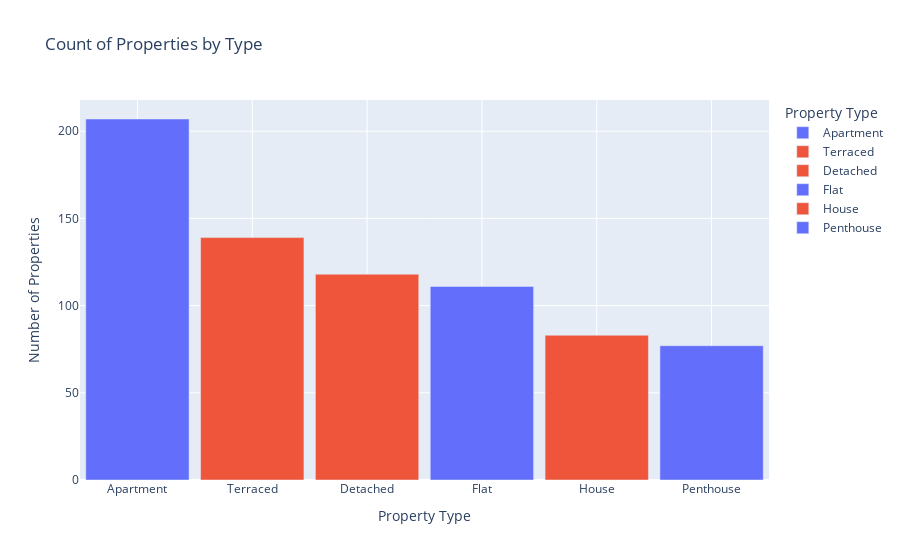

The notebook cell saved with this chart:
### Code cell
property_type_counts = subset['propertyType'].value_counts().reset_index()
property_type_counts.columns = ['Property Type', 'Count']

# Create a bar plot with the counts for each property type
fig = px.bar(
    property_type_counts, 
    x='Property Type',  # Use the cleaned column name
    y='Count', 
    title='Count of Properties by Type',
    labels={'Property Type': 'Property Type', 'Count': 'Number of Properties'},
    color='Property Type',  # Color bars by property type
    color_discrete_sequence=['#636EFA', '#EF553B', '#EF553B', '#636EFA', '#EF553B']  # Custom colors
)

# Customize layout and axes
fig.update_layout(
    xaxis_title='Property Type',
    yaxis_title='Number of Properties',
    xaxis=dict(showgrid=True),
    yaxis=dict(showgrid=True),
    bargap=0.1,  # Gap between bars
    template='plotly',  # Optional: for aesthetic improvements
)

# Show the plot
fig.show()

### Figure 1 — Plotly figure (JSON) as saved in the notebook; plotly's stock layout.template omitted (floating-point values rounded to 4 significant figures)
{"data": [{"alignmentgroup": "True", "hovertemplate": "Property Type=%{x}<br>Number of Properties=%{y}<extra></extra>", "legendgroup": "Apartment", "marker": {"color": "#636EFA", "pattern": {"shape": ""}}, "name": "Apartment", "offsetgroup": "Apartment", "orientation": "v", "showlegend": true, "textposition": "auto", "type": "bar", "x": ["Apartment"], "xaxis": "x", "y": [207], "yaxis": "y"}, {"alignmentgroup": "True", "hovertemplate": "Property Type=%{x}<br>Number of Properties=%{y}<extra></extra>", "legendgroup": "Terraced", "marker": {"color": "#EF553B", "pattern": {"shape": ""}}, "name": "Terraced", "offsetgroup": "Terraced", "orientation": "v", "showlegend": true, "textposition": "auto", "type": "bar", "x": ["Terraced"], "xaxis": "x", "y": [139], "yaxis": "y"}, {"alignmentgroup": "True", "hovertemplate": "Property Type=%{x}<br>Number of Properties=%{y}<extra></extra>", "legendgroup": "Detached", "marker": {"color": "#EF553B", "pattern": {"shape": ""}}, "name": "Detached", "offsetgroup": "Detached", "orientation": "v", "showlegend": true, "textposition": "auto", "type": "bar", "x": ["Detached"], "xaxis": "x", "y": [118], "yaxis": "y"}, {"alignmentgroup": "True", "hovertemplate": "Property Type=%{x}<br>Number of Properties=%{y}<extra></extra>", "legendgroup": "Flat", "marker": {"color": "#636EFA", "pattern": {"shape": ""}}, "name": "Flat", "offsetgroup": "Flat", "orientation": "v", "showlegend": true, "textposition": "auto", "type": "bar", "x": ["Flat"], "xaxis": "x", "y": [111], "yaxis": "y"}, {"alignmentgroup": "True", "hovertemplate": "Property Type=%{x}<br>Number of Properties=%{y}<extra></extra>", "legendgroup": "House", "marker": {"color": "#EF553B", "pattern": {"shape": ""}}, "name": "House", "offsetgroup": "House", "orientation": "v", "showlegend": true, "textposition": "auto", "type": "bar", "x": ["House"], "xaxis": "x", "y": [83], "yaxis": "y"}, {"alignmentgroup": "True", "hovertemplate": "Property Type=%{x}<br>Number of Properties=%{y}<extra></extra>", "legendgroup": "Penthouse", "marker": {"color": "#636EFA", "pattern": {"shape": ""}}, "name": "Penthouse", "offsetgroup": "Penthouse", "orientation": "v", "showlegend": true, "textposition": "auto", "type": "bar", "x": ["Penthouse"], "xaxis": "x", "y": [77], "yaxis": "y"}], "layout": {"bargap": 0.1, "barmode": "relative", "legend": {"title": {"text": "Property Type"}, "tracegroupgap": 0}, "title": {"text": "Count of Properties by Type"}, "xaxis": {"anchor": "y", "categoryarray": ["Apartment", "Terraced", "Detached", "Flat", "House", "Penthouse"], "categoryorder": "array", "domain": [0, 1], "showgrid": true, "title": {"text": "Property Type"}}, "yaxis": {"anchor": "x", "domain": [0, 1], "showgrid": true, "title": {"text": "Number of Properties"}}}}
